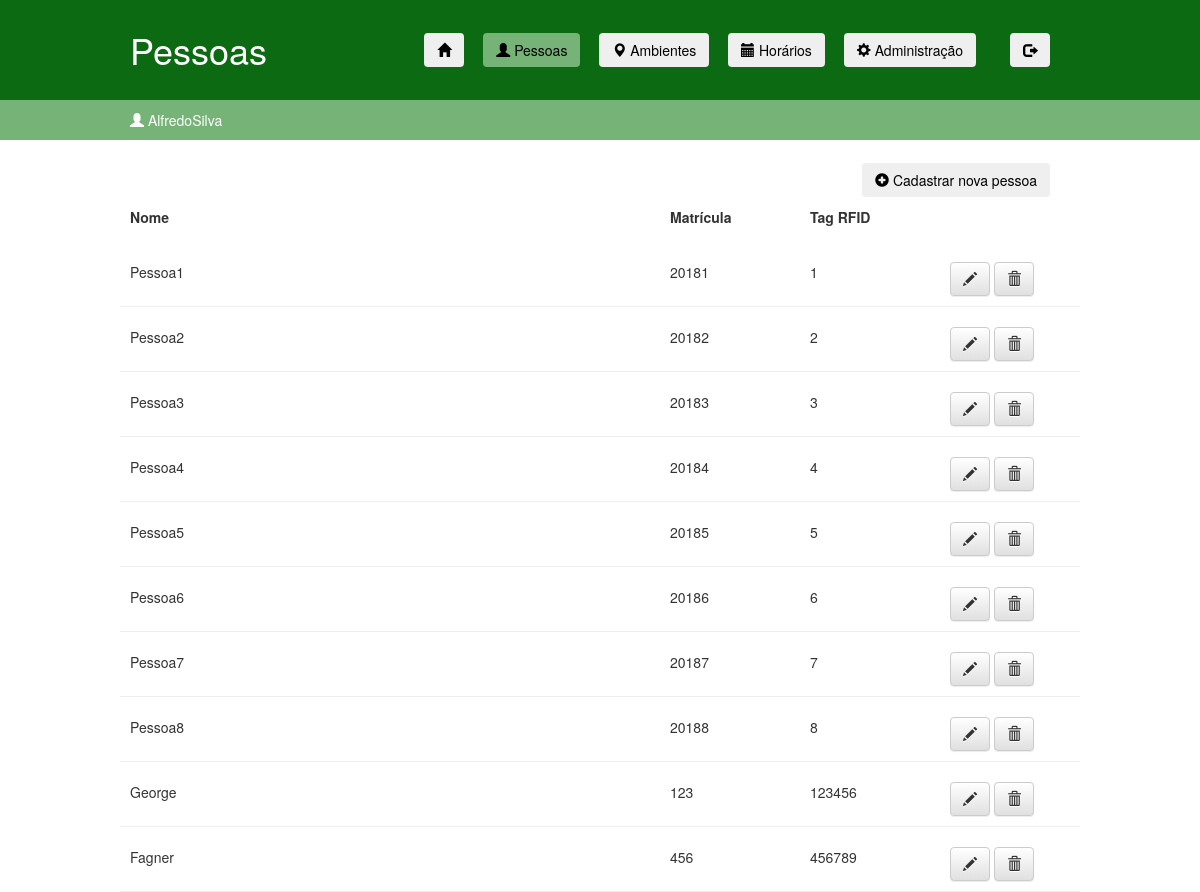
The page /people.html (signed in) on the database as committed earlier.
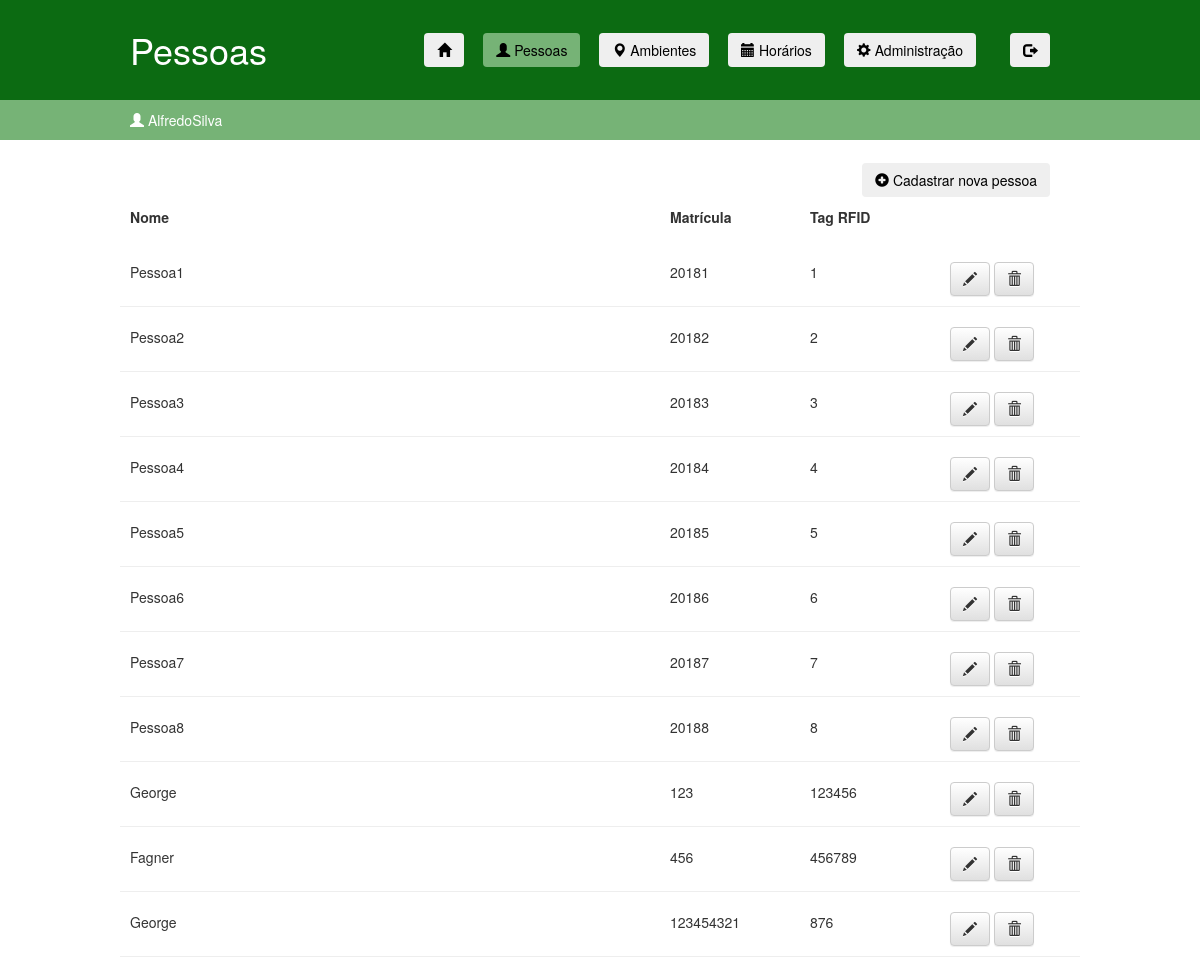
The same page on the database as committed later.
### ifaccapp/models.py (models this page shows, shortened)
class Person(models.Model):
    name = models.CharField(null=True, max_length=100, verbose_name="Nome")
    registration = models.BigIntegerField(primary_key=True, verbose_name="Matrícula")  # matrícula
    tag = models.CharField(null=True, max_length=100)

### ifaccapp/views.py (the view)
# urls.py: path('people.html', views.people, name='people'),
@login_required(redirect_field_name = None, login_url='/login.html')
def people(request):
    people = Person.objects.all()
    return render(request, 'ifaccapp/people.html', {'people': people})

### ifaccapp/templates/ifaccapp/people.html (shortened to what the changed rows need)
<!DOCTYPE html>
{% load static %}
<html lang="pt-br">
    <head>
        <link rel="stylesheet" href="https://maxcdn.bootstrapcdn.com/bootstrap/3.2.0/css/bootstrap.min.css">
        <link rel="stylesheet" href="https://maxcdn.bootstrapcdn.com/bootstrap/3.2.0/css/bootstrap-theme.min.css">
        <link rel="stylesheet" href="{% static 'css/ifaccapp.css' %}">
    </head>
    <body>
        <div class="page-header" style="border: none">
            <div class="linha">
                <header>
                    <div class="coluna col3">
                        <h1 class="logo">Pessoas</h1>
                    </div>
                </header>
            </div>
        </div>
        <div class="content-people">
            {% for person in people %}
                <div class="linha" style="padding: 20px 0 10px 0; border-bottom: 1px solid #eee">
                    <div class="coluna col7">
                        {{ person.name }}
                    </div>
                    <div class="coluna col2">
                        {{ person.registration }}
                    </div>
                    <div class="coluna col2">
                        {{ person.tag }}
                    </div>
                    <div class="coluna col2">
                        <a class="btn btn-default" href="{% url 'edit_person' pk=person.pk %}"><span class="glyphicon glyphicon-pencil"></span></a>
                        <a class="btn btn-default" href="{% url 'remove_person' pk=person.pk %}"><span class="glyphicon glyphicon-trash"></span></a>
                    </div>
                </div>
            {% endfor %}
        </div>
    </body>
</html>

Rows that differ between the two databases and show on the page:
added Person: name "George", registration "123454321", tag "876"
